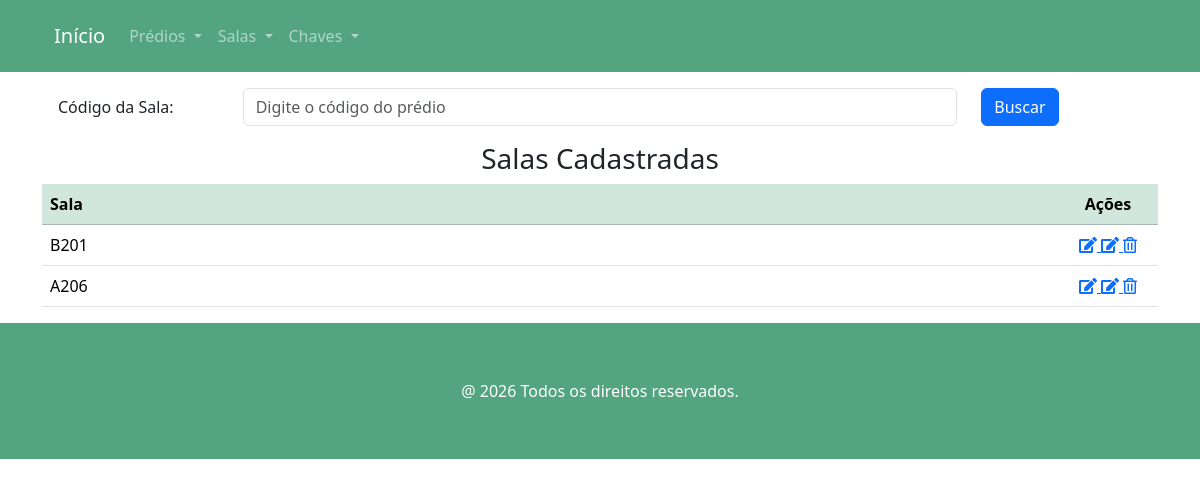
The app's page /salas, older data.
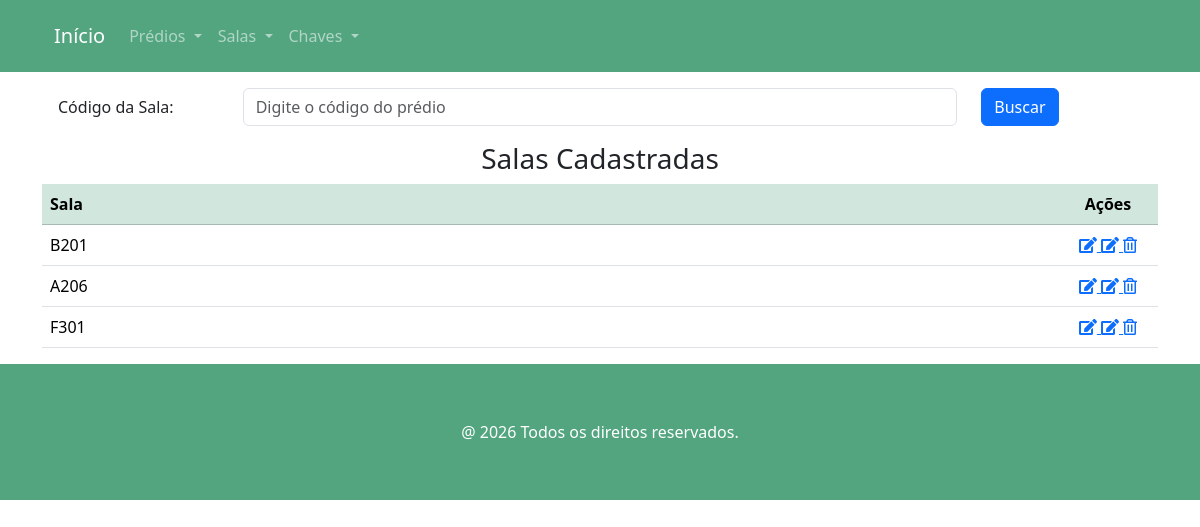
The same page, newer data.
### salas/models.py (models this page shows, shortened)
class Sala(models.Model):
    predio = models.ForeignKey(Predio,on_delete=models.CASCADE)
    numero = models.CharField("Número", max_length=3, help_text="Número da Sala", validators=[RegexValidator(regex=r'\b[1-9]{1}[0-9]{1}[1-9]{1}\b',)])
    nome = models.CharField(max_length=6, unique=True)
    class Meta:
        verbose_name = "Sala"
        verbose_name_plural = "Salas"

### salas/views.py (the view)
# urls.py: path('salas', SalaView.as_view(), name='salas'),
class SalaView(ListView):
    model = Sala
    template_name = 'salas.html'
    def get_queryset(self):
        buscar = self.request.GET.get('buscar')
        qs = super(SalaView, self).get_queryset()
        if buscar:
            return qs.filter(nome__icontains=buscar)
        if qs.count() == 0:
            return messages.info(self.request,'Não existem salas cadastrados!')
        else:
            return qs

### salas/templates/salas.html
{%  extends 'main.html' %}
{% load django_bootstrap5 %}
{% load static %}
{% block content %}
<section class="section">
        <div class="container">
            <form action="" method="GET">
                <div class="form-group row p-3">
                    <label class="col-sm-2 col-form-label">Código da Sala: </label>
                    <div class="col-sm-8">
                        <input class="form-control" type="text" name="buscar" value="{{ request.GET.buscar }}"
                               placeholder="Digite o código do prédio">
                    </div>
                    <div class="col-sm-2">
                        <button type="submit" class="btn btn-primary">
                            Buscar
                        </button>
                    </div>
                </div>
            </form>
        {% if object_list %}
                <div class="card-body">
                    <h3 class="text-center">Salas Cadastradas</h3>
                    <div class="table-responsive">
                        <table class="table table-hover">
                            <thead class="table-success">
                                <th>Sala</th>
                                <th style="width: 100px; text-align: center">Ações</th>
                            </thead>
                            <tbody>
                            {% for sala in object_list %}
                                    <tr>
                                        <td>{{ sala.nome }}</td>
                                        <td style="text-align: center">
                                            <a href="{% url 'chave_sala_adicionar' sala.pk %}">
                                                <span class="icon">
                                                    <i class="fas fa-edit"></i>
                                                </span>
                                            </a>
                                            <a href="{% url 'sala_editar' sala.pk %}">
                                                <span class="icon">
                                                    <i class="fas fa-edit"></i>
                                                </span>
                                            </a>
                                            <a href="{% url 'sala_apagar' sala.pk %}">
                                                <span class="icon">
                                                    <i class="far fa-trash-alt"></i>
                                                </span>
                                            </a>
                                        </td>
                                    </tr>
                            {% endfor %}
                            </tbody>
                        </table>
                    </div>
                </div>
        {% endif %}
        </div>
    </section>
{% endblock %}

Row changes from the older to the newer data that the page shows:
added Sala: nome "F301"
